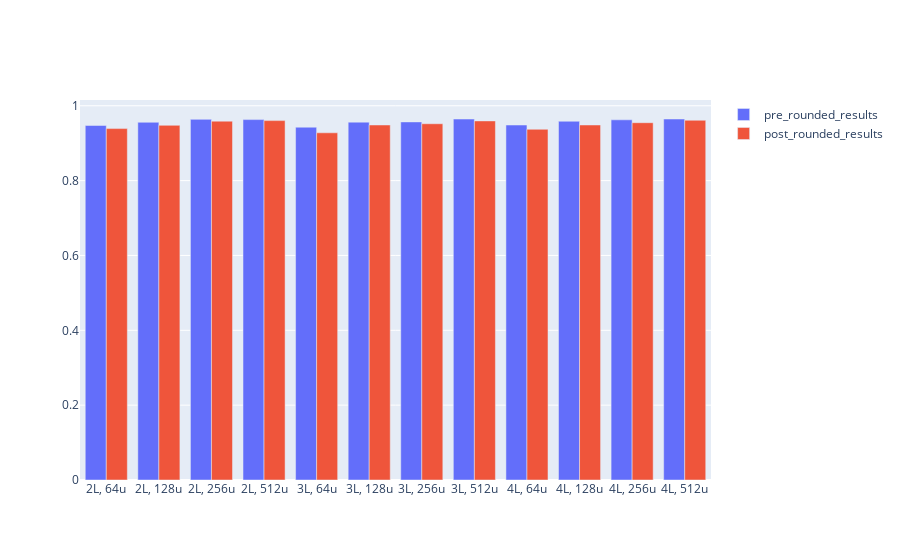

The notebook cell this image was saved under:
### Markdown cell above
## Multiple model head-to-head

### Code cell
batch_size = 128
epochs = 30
units = [64,128,256,512]#[10,20,30,40,50,60,70,80,90,100,110,120,130,140,150,160,170,180,190,200,210,220,230,240,250,260,270,280,290,300]
no_of_layers = [2,3,4]
weight_rounding=1
image_rounding=0
x = []
y = []
z = []
#Multi model setup
for number_of_layers in no_of_layers:
    for i in units:
        print(i*10)
        model = fit_and_evaluate_model(X_pca_train=X_pca_train, 
                                       y_train=y_train, 
                                       batch_size=batch_size, 
                                       epochs=epochs, 
                                       neurons=i,
                                       num_classes=num_classes,
                                       no_of_layers=number_of_layers)
        [x,y,z] = generate_pre_and_post(model= model,
                                        X_pca_test= X_pca_test,
                                        y_test=y_test, 
                                        neurons=i, 
                                        weight_rounding=weight_rounding, 
                                        image_rounding=image_rounding,
                                        no_of_layers=number_of_layers,
                                        x=x, 
                                        y=y, 
                                        z=z)
plot_accuracy_vs(x,y,z)

### Figure 1 — Plotly figure (JSON) as saved in the notebook; plotly's stock layout.template omitted (floating-point values rounded to 4 significant figures)
{"data": [{"name": "pre_rounded_results", "type": "bar", "x": ["2L, 64u", "2L, 128u", "2L, 256u", "2L, 512u", "3L, 64u", "3L, 128u", "3L, 256u", "3L, 512u", "4L, 64u", "4L, 128u", "4L, 256u", "4L, 512u"], "y": [0.9473, 0.9558, 0.9636, 0.963, 0.9427, 0.9562, 0.9568, 0.9645, 0.9485, 0.9586, 0.9624, 0.9646]}, {"name": "post_rounded_results", "type": "bar", "x": ["2L, 64u", "2L, 128u", "2L, 256u", "2L, 512u", "3L, 64u", "3L, 128u", "3L, 256u", "3L, 512u", "4L, 64u", "4L, 128u", "4L, 256u", "4L, 512u"], "y": [0.939, 0.9477, 0.9588, 0.9603, 0.9277, 0.9486, 0.9519, 0.9595, 0.9371, 0.9486, 0.9547, 0.9612]}], "layout": {"barmode": "group"}}
